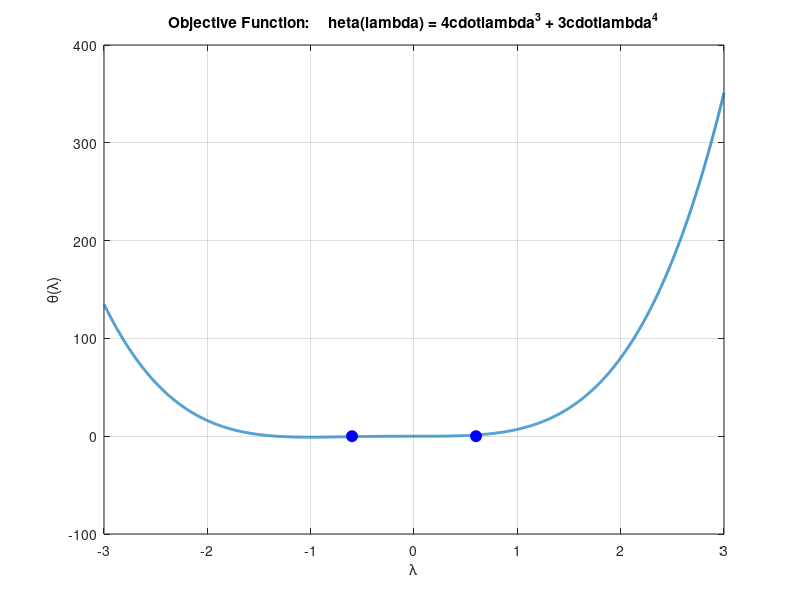

Here is the MATLAB script that generated this plot: (Note: this script raises an error after producing the figure.)
%% Clear workspace
clc; clear all; close all;

%% Define the function to optimze (look for minimum)
%f_t = @(t) 2*(t.^2) + 3*t + 7;
%f_t2 = @(t) 4*(t.^3) - 3*(t.^4);    % if t >= 0
f_t1 = @(t) 4*(t.^3) + 3*(t.^4);    % if t < 0

fd1_t1 = @(t) 12*(t^2) + 12*(t^3);
fd2_t1 = @(t) 24*(t) + 36*(t^2);
paso = 0.001;
t = -3:paso:3;
f = f_t1(t);

% Plot the objective function
fig = figure;
subfigure = subplot(1,1,1);
line1 = plot(t,f,'LineWidth',2); grid on; hold on;
title("Objective Function: \theta(\lambda) = 4\cdot\lambda^3 + 3\cdot\lambda^4");
xlabel("λ"); ylabel("θ(λ)");

%% Newton method

% allowable final length of uncertainty
l = 0.2;
% Termination scalar
epsilon = 0.01;
% starting point
lambda = 0.6;
% interval of uncertainty
interval = [min(lambda,-lambda) max(lambda,-lambda)]; 
% max iters
n = 20;
% plot the interval
line2 = plot(interval,[0 0],'b','Marker','o','MarkerSize',8,'MarkerFaceColor','b','LineStyle','none'); 
%set(subfigure,'NextPlot','replace');
scale = abs(interval(1) - interval(2));
 
% matriz = zeros(n+1,6);
% matriz(1,:) = [1 interval(1) interval(2) lambda f_t(lambda) fd_t(lambda)];

for k = 1:n
    % Calculate new lambda
    new_lambda = lambda - ( (fd1_t1(lambda)) / (fd2_t1(lambda)) );
    if new_lambda < lambda
        interval = [new_lambda lambda]; 
    else
        interval = [lambda new_lambda]; 
    end
    


    %matriz(k+1,:) = [k+1 interval(1) interval(2) lambda f_t(lambda) fd_t(lambda)];
    
    % Plot new interval
    pause(1);
    line2.XData = interval;
    new_scale = abs(interval(1) - interval(2));
    % Update scale to keep visual tracking of the interval 
    if new_scale/scale < 0.1 
        hold off;
        t = interval(1)-abs(interval(1))*1.1:paso:interval(2)+abs(interval(2))*1.1;
        f = f_t1(t); 
        line1 = plot(t,f,'LineWidth',2); grid on; hold on;
        line2 = plot(interval,[0 0],'b','Marker','o','MarkerSize',8,'MarkerFaceColor','b','LineStyle','none');  
        scale = new_scale;
    end

    % Just to check, print the length of the interval
    fprintf("%d: The length of the interva is: %f\n",k, interval(2) - interval(1));



    % Check to Finish
    if abs( new_lambda - lambda ) < epsilon 
        break;
    end
    lambda = new_lambda;
end

fprintf("Answer: The optimal value is %f\n",new_lambda);

t_opt = new_lambda;
plot(t_opt,f_t1(t_opt),'r','Marker','o','MarkerSize',8,'MarkerFaceColor','r');